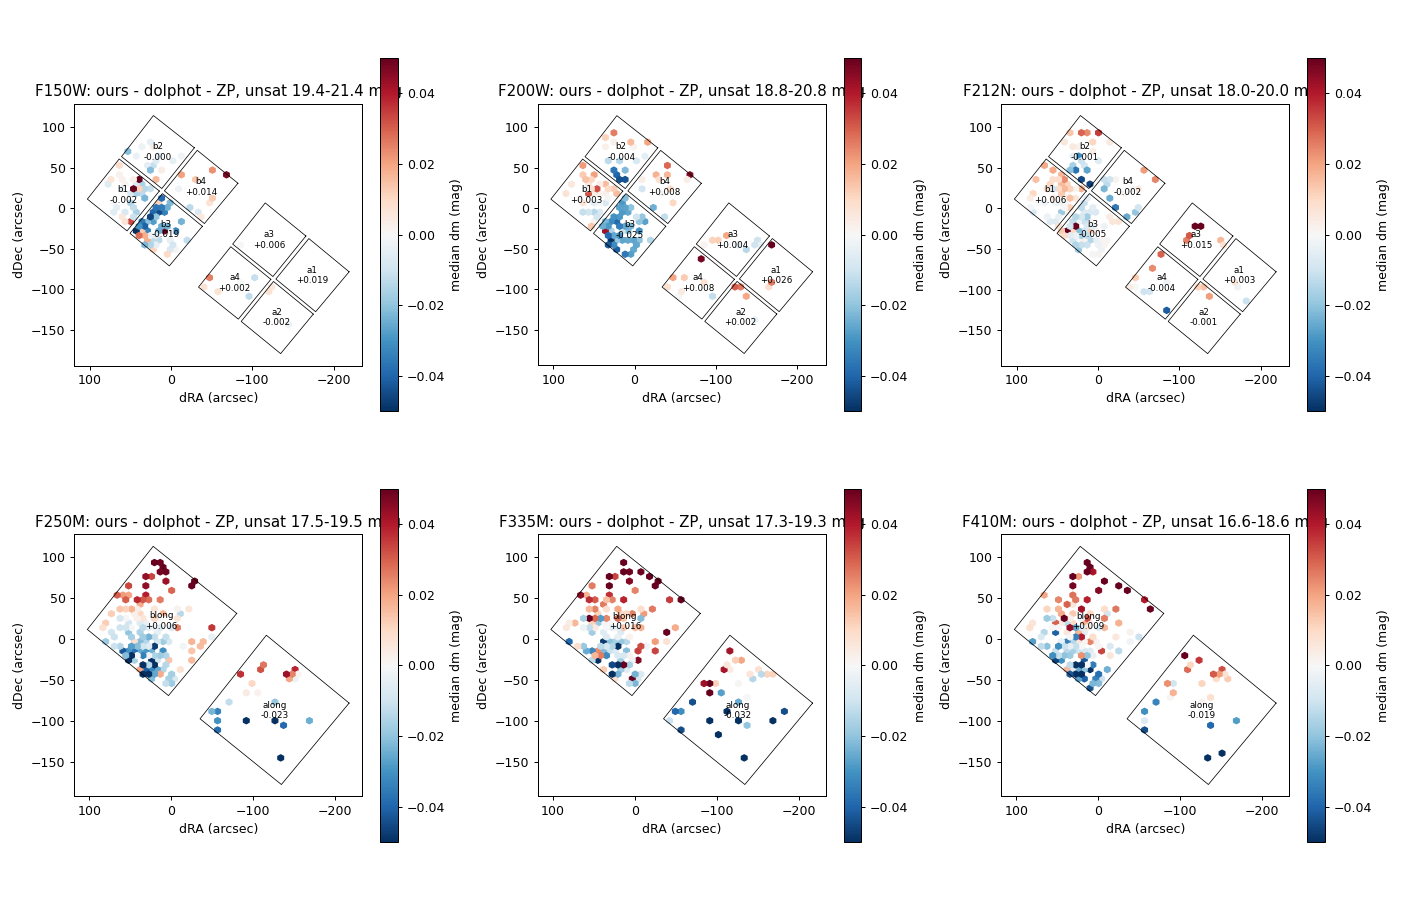

This chart was generated by the following Python code:
"""Map of dm = ours - dolphot - ZP for unsaturated main2 stars in each band's ZP window, on the sky, with the
exposure-1 detector outlines.  Per-detector cell medians in 4 x 4 detector-pixel cells (exposure 1 frame) are also
printed, to see whether the per-detector term is a step at detector edges or a smooth trend within a detector.
usage: python dmmap.py [BAND ...] > dmmap.txt  (writes dmmap.png)"""
import sys
import glob
import numpy as np
from astropy.io import fits
from astropy.wcs import WCS
import matplotlib
matplotlib.use('Agg')
import matplotlib.pyplot as plt
sys.path.insert(0, '/orange/adamginsburg/jwst/wd2/dolphot_benchmark/Q_integ')
import analyze as an

an.ZPWIN.update(an.zp_windows())
A = an.Arm('main2')
tree = f'{an.Q}/tree_main2'
sky = A.sky[A.idx]
bands = sys.argv[1:] or ['150W', '200W', '212N', '250M', '335M', '410M']
ra0, dec0 = np.median(sky.ra.deg), np.median(sky.dec.deg)
X = (sky.ra.deg - ra0) * np.cos(np.deg2rad(dec0)) * 3600
Y = (sky.dec.deg - dec0) * 3600
fig, axs = plt.subplots(2, (len(bands) + 1) // 2, figsize=(5.2 * ((len(bands) + 1) // 2), 10))
for ax, band in zip(axs.flat, bands):
    dm = A.dm(band)
    lo, hi = an.ZPWIN.get(band, (0, 19))
    ok = A.matched & np.isfinite(dm) & ~A.rep[band] & ~A.sat[band] & (A.ref[band] >= lo) & (A.ref[band] < hi)
    hb = ax.hexbin(X[ok], Y[ok], C=dm[ok], reduce_C_function=np.median, gridsize=45, mincnt=6, cmap='RdBu_r', vmin=-0.05, vmax=0.05)
    print(f'\n### F{band}: 4 x 4 cell medians of dm per detector (exposure 1 pixel cells; rows = y from low to high), N >= 8')
    for fn in sorted(glob.glob(f'{tree}/F{band}/pipeline/jw03523005001_*_00001_*_align_o005_crf.fits')):
        h0 = fits.getheader(fn)
        h = fits.getheader(fn, 'SCI')
        w = WCS(h)
        ny, nx = h['NAXIS2'], h['NAXIS1']
        c = w.pixel_to_world([0, nx, nx, 0, 0], [0, 0, ny, ny, 0])
        ax.plot((c.ra.deg - ra0) * np.cos(np.deg2rad(dec0)) * 3600, (c.dec.deg - dec0) * 3600, 'k-', lw=0.6)
        det = h0['DETECTOR'].lower()
        x, y = w.world_to_pixel(sky)
        inn = ok & (x > 10) & (x < nx - 10) & (y > 10) & (y < ny - 10)
        cx, cy = np.mean(c.ra.deg[:4] - ra0) * np.cos(np.deg2rad(dec0)) * 3600, np.mean(c.dec.deg[:4] - dec0) * 3600
        ax.text(cx, cy, f'{det[3:]}\n{np.median(dm[inn]):+.3f}', ha='center', va='center', fontsize=7)
        print(f'{det} (N {int(inn.sum())}, median {np.median(dm[inn]):+.4f}):')
        for j in range(4):
            cells = []
            for i in range(4):
                s = inn & (x >= i * nx / 4) & (x < (i + 1) * nx / 4) & (y >= j * ny / 4) & (y < (j + 1) * ny / 4)
                cells.append(f'{np.median(dm[s]):+.3f}' if s.sum() >= 8 else '   nan')
            print('    ' + ' '.join(cells))
    ax.set_title(f'F{band}: ours - dolphot - ZP, unsat {lo:.1f}-{hi:.1f} mag')
    ax.set_aspect('equal')
    ax.invert_xaxis()
    ax.set_xlabel('dRA (arcsec)')
    ax.set_ylabel('dDec (arcsec)')
    plt.colorbar(hb, ax=ax, shrink=0.8, label='median dm (mag)')
fig.tight_layout()
fig.savefig(f'{an.Q}/photomver/dmmap.png', dpi=90)
